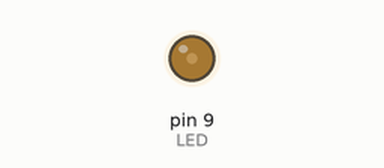
This sketch was run on a simulated Arduino Uno, built with avr-gcc and run on an emulated ATmega328P. On the bench: output pins drawn as LEDs (lit = HIGH).

Above: at 0.05 s.
At 3.0 s:
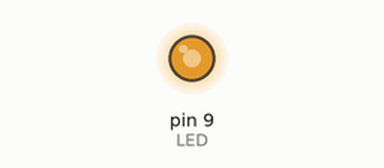
At 4.5 s:
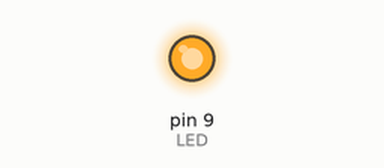
At 6.0 s:
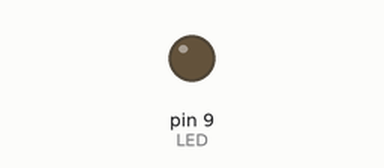
Timing chart, 0 to 7.8 s (numbered marks = the images above):
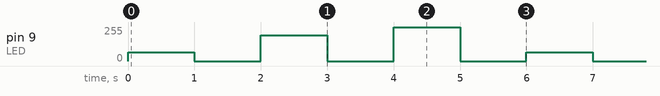

The sketch:

EXO_1_3.ino
```cpp
#define LED 9//on défini la variable LED au pin 9
void setup() {//boucle réalisé 1 fois
  pinMode(LED,OUTPUT);//initialisation du port 9 comme une sortie

}

void loop() {//boucle répétable
  analogWrite(LED,64);// mettre la LED à l'état 64/255 soit 25%
  delay(1000);//attendre 1s
  analogWrite(LED,0);// mettre la LED à l'état 0/255
  delay(1000);//attendre 1s
  analogWrite(LED,192);// mettre la LED à l'état 192/255 soit 75%
  delay(1000);//attendre 1s
  analogWrite(LED,0);// mettre la LED à l'état 0/255
  delay(1000);//attendre 1s
  analogWrite(LED,255);// mettre la LED à l'état 255/255 soit 100%
  delay(1000);//attendre 1s
  analogWrite(LED,0);// mettre la LED à l'état 0/255
  delay(1000);//attendre 1s

}
```

Measured:
- by itself, pin 9 (LED): repeats every 6.0 s: 0/255 1.0 s, 192/255 1.0 s, 0/255 1.0 s, 255/255 1.0 s, 0/255 1.0 s, 64/255 1.0 s
